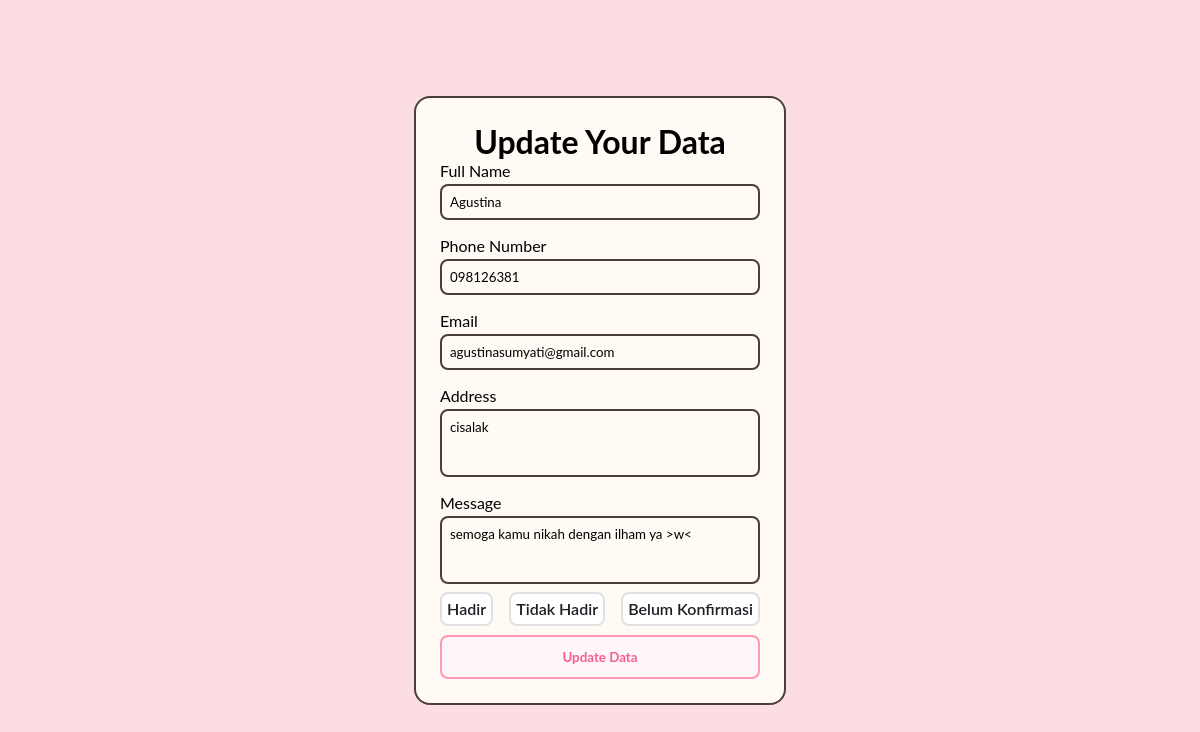
/project-guestbook/edit.php?id=688WV5Q95pZ4, run on the app's committed database.
### tables this page shows
CREATE TABLE `tamu` (
  `id_tamu` varchar(20) NOT NULL,
  `nama_tamu` varchar(100) DEFAULT NULL,
  `no_hp` varchar(16) DEFAULT NULL,
  `alamat` text,
  `ucapan` text,
  `keterangan` enum('hadir','tidak_hadir','belum_konfirmasi') DEFAULT NULL,
  `email` varchar(100) DEFAULT NULL,
  `waktu_datang` datetime NOT NULL
);

### project-guestbook/app/koneksi.php (called while the page is built, shortened)
<?php
$tb_tamu = "tamu";

### project-guestbook/edit.php (the view, shortened to what this page needs)
<?php
include 'app/koneksi.php';
?>
<!DOCTYPE html>
<html>
<head>
</head>
<body>
    <div class="container">
        <div class="hero-input ">
            <div class="hero-title">
                <h1>Update Your Data</h1>
            </div>
            <?php
            $id = $_GET['id'];
            $query = mysqli_query($koneksi, "SELECT * FROM $tb_tamu WHERE id_tamu = '$id'; ");
            while ($data = mysqli_fetch_assoc($query)) {
            ?>
            <form method="POST" class="grid">
                <div class="form-grup">
                    <label for="name">Full Name</label >
                    <input type="text" name="name" value="<?= $data["nama_tamu"]?>" id="name" class="inputs name" placeholder="Enter Your Full Name Here" required />
                </div>
                <div class="form-grup">
                    <label for="phoneNumber">Phone Number</label >
                    <input type="tel" name="phoneNumber" value="<?= $data["no_hp"]?>" id="phoneNumber" class="inputs number" placeholder="Enter Your Number Here" required />
                </div>
                <div class="form-grup">
                    <label for="email">Email</label >
                    <input type="email" name="email" value="<?= $data["email"]?>" id="email" class="inputs email" placeholder="Enter Your Email Here" required />
                </div>
                <div class="form-grup">
                    <label for="address">Address</label >
                    <textarea name="address" id="address" class="inputs address" placeholder="Enter Your Address Here" required><?= $data["alamat"]?></textarea>
                </div>
                <div class="form-grup">
                    <label for="message">Message</label >
                    <textarea name="message" id="message" class="inputs message" placeholder="Enter Your Message Here" required><?= $data["ucapan"]?></textarea>
                </div>
                <div class="form-grup ">
                    <div class="form-radio">
                        <div class="card-radio status-hadir">
                            <label for="status-hadir"> Hadir</label>
                        </div>
                        <div class="card-radio status-tidak_hadir">
                            <label for="status-tidak_hadir"> Tidak Hadir </label>
                        </div>
                        <div class="card-radio status-belum_konfirmasi">
                            <label for="status-belum_konfirmasi"> Belum Konfirmasi </label>
                        </div>
                    </div>
                </div>
                <div class="hero-submit">
                    <button type="submit" name="BtnUpdate" class="btn-update"> Update Data</button>
                </div>
            </form>
            <?php }?>
        </div>
    </div>
</body>
</html>

### data on the page
tamu: name "Agustina", phoneNumber "098126381", email "agustinasumyati@gmail.com", address "cisalak", message "semoga kamu nikah dengan ilham ya >w<"
